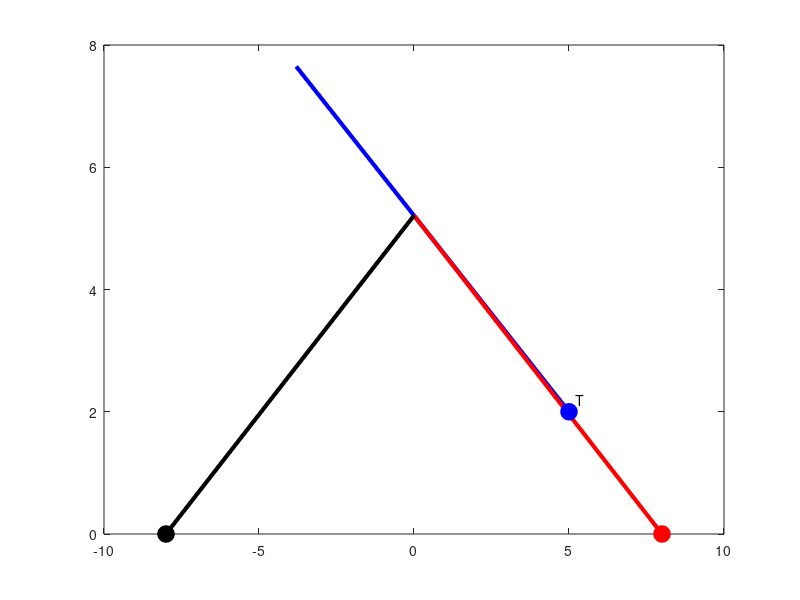

This chart was generated by the following MATLAB code: (Note: this script raises an error after producing the figure.)
clc; close all; clear; format short g
% ===========
%
% Code to replicate figures from:
% "Active Target Defense Differential Game" - Pachter, Garcia, Casbeer 
% Allerton 2014
%
% ===========
% Figure 8 

alpha = 0.99; 
beta = 1;

VA = 1; 
VT = alpha * VA; 
VD = beta * VA;

xA = 8;     yA = 0;
xD = -8;    yD = 0;
xT = 5; yT = 2;

phi_hat = 2.5709;
psi_hat = 0.7115;
xi_hat  = 2.5643;

%syms y
c4 = 1 - alpha^2;
c3 = -2*(1 - alpha^2) * yT;
c2 = (1 - alpha^2)*yT^2 + xA^2 - alpha^2*xT^2;
c1 = -2 * xA^2 * yT;
c0 = xA^2 * yT^2;

y = roots([c4 c3 c2 c1 c0])
%solve( c4 * y^4 + c3 * y^3 + c2 * y^2 + c1 * y + c0 == 0, y)

tf = (abs(xD)/cos(psi_hat)) / (VD)

alpha_bar = (sqrt((xA+xT)^2+(yT^2)) - sqrt((xA-xT)^2+(yT^2)))/(2*xA)

Target_distance = VT * tf

xT = [xT xT + Target_distance*cos(phi_hat)]; 
xA = [xA 0];
xD = [xD 0];

yT = [yT yT + Target_distance*sin(phi_hat)];
yA = [yA real(y(3))];
yD = [yD real(y(3))];

h = figure('position',[100, 100, 1000, 750]); set(gcf,'color','w'); set(gca,'FontSize',24);

plot(xT,yT,'-b','lineWidth',3); hold on
plot(xA,yA,'-r','lineWidth',3)
plot(xD,yD,'-k','lineWidth',3)

plot(xT(1),yT(1),'-ob','MarkerSize',12,'MarkerFaceColor','b'); hold on
plot(xA(1),yA(1),'-or','MarkerSize',12,'MarkerFaceColor','r'); 
plot(xD(1),yD(1),'-ok','MarkerSize',12,'MarkerFaceColor','k');

txt1 = 'T'; txt2 = 'A'; txt3 = 'D';
tx1 = text(xT(1)+0.2,yT(1)+0.2,txt1); tx1.FontSize = 20;
tx2 = text(xA(1)-0.2,yA(1)-0.2,txt2); tx2.FontSize = 20;
tx3 = text(xD(1)+0.2,yD(1)-0.2,txt3); tx3.FontSize = 20;

grid on
h_legend = legend('Target','Attacker','Defender','Location','NorthEast');
set(h_legend,'FontSize',14); set(gca,'FontSize',14);
xlabel('x','FontSize', 16); ylabel('y','FontSize', 16)
axis([-8 8 -1 8])
saveTightFigure(h,'fig10.png')
% ===========